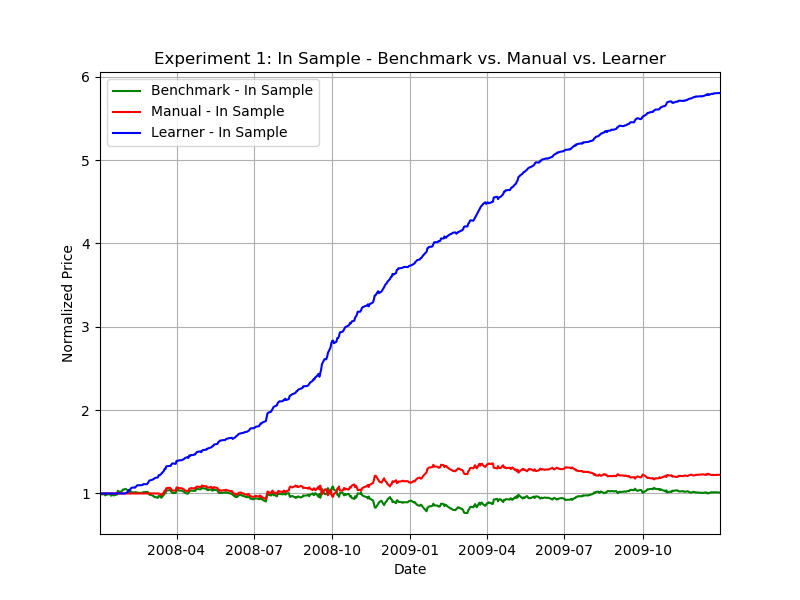

The Python source for this figure:
import datetime as dt
import pandas as pd
from util import get_data, plot_data
import marketsimcode as ms
import matplotlib.pyplot as plt
import ManualStrategy as ml
import StrategyLearner as sl
import random as rand

def author():
    return 'ccortvriendt3'

def plot_graph(df_bench, df_manual, df_learner, x_label, y_label, file, line_one, line_two, line_three, title):
    # graph title
    plt.title(title)

    # plot line
    plt.plot(df_bench, label=line_one, color='g')
    plt.plot(df_manual, label=line_two, color='r')
    plt.plot(df_learner, label=line_three, color='b')

    # create labels
    plt.xlabel(x_label)
    plt.ylabel(y_label)

    # set x bounds
    plt.xlim(df_bench.index.min(), df_bench.index.max())

    # plot grid
    plt.grid()

    # plot legend
    plt.legend()

    plt.savefig(file)
    plt.clf()

def compute_benchmark_portfolio(symbol, sd, ed, commission, impact):
    # create benchmark dataframe
    symbol_list = [symbol]
    df_bench = get_data(symbol_list, pd.date_range(sd, ed), addSPY=False)
    df_bench.dropna(axis=0, how='any', inplace=True)
    df_bench.index.rename('Date', inplace=True)
    df_bench.ix[:, 0] = 0
    df_bench.ix[0, 0] = 1000
    sd = (df_bench.index[0])
    ed = (df_bench.index[-1])

    # compute benchmark portval
    df_bench_pv = ms.compute_portvals(df_bench, start_date=sd, end_date=ed, commission=commission, impact=impact,
                                      symbol=symbol)
    return df_bench_pv


def other_stats(portval, start_date, end_date, fund):
    df_daily_returns = portval.copy()
    df_daily_returns[1:] = (portval[1:] / portval[:-1].values) - 1
    df_daily_returns = df_daily_returns.ix[1:]

    df_cum_returns = (portval[-1] / portval[0]) - 1
    std_daily_returns = df_daily_returns.std(axis=0)
    avg_daily_returns = df_daily_returns.mean(axis=0)

    print('- - - - - - - - - - - - ' + str(fund) + ' - - - - - - - - - - - -')
    print(f"Date Range: {start_date} to {end_date}")
    # print()
    # print(f"Sharpe Ratio of Fund: {sharpe_ratio}")
    # print(f"Sharpe Ratio of SPY : {sharpe_ratio_SPY}")
    # print()
    print(f"Cumulative Return of Fund: {df_cum_returns}")
    # print(f"Cumulative Return of SPY : {cum_ret_SPY}")
    # print()
    print(f"Standard Deviation of Fund: {std_daily_returns}")
    # print(f"Standard Deviation of SPY : {std_daily_ret_SPY}")
    # print()
    print(f"Average Daily Return of Fund: {avg_daily_returns}")
    # print(f"Average Daily Return of SPY : {avg_daily_ret_SPY}")
    # print()
    print(f"Final Portfolio Value: {portval[-1]}")

def complete_experiment():
    rand.seed(1)
    symbol = 'JPM'
    start_date_in = dt.date(2008, 1, 1)
    end_date_in = dt.date(2009, 12, 31)

    out_start = dt.date(2010, 1, 1)
    out_end = dt.date(2011, 12, 31)

    # starting cash
    sv = 100000

    # commission
    commission = 9.95

    # impact
    impact = .005

    # create manual strategy object
    manual_strategy = ml.ManualStrategy()

    # create strategy learner object
    learner = sl.StrategyLearner(verbose=False, impact=impact, commission=commission)

    # compute in sample benchmark
    df_bench_pv_in = compute_benchmark_portfolio(symbol, start_date_in, end_date_in, commission, impact)

    # compute in sample manual strategy
    df_manual_pv_in = manual_strategy.testPolicy(symbol=symbol, sd=start_date_in, ed=end_date_in, sv=sv)
    df_manual_pv_in = ms.compute_portvals(df_manual_pv_in, start_date=start_date_in, end_date=end_date_in,
                                          commission=commission, impact=impact, symbol=symbol)

    # train learner and calculate portval of insample
    learner.add_evidence(symbol=symbol, sd=start_date_in, ed=end_date_in, sv=sv)
    df_learner_trades_in = learner.testPolicy(symbol=symbol, sd=start_date_in, ed=end_date_in, sv=sv)
    df_learner_pv_in = ms.compute_portvals(df_learner_trades_in, start_date=start_date_in, end_date=end_date_in,
                                           commission=commission, impact=impact, symbol=symbol)



    df_manual_pv_out = manual_strategy.testPolicy(symbol=symbol, sd=out_start, ed=out_end, sv=sv)
    df_manual_pv_out = ms.compute_portvals(df_manual_pv_out, start_date=out_start, end_date=out_end,
                                          commission=commission, impact=impact, symbol=symbol)

    df_bench_pv_out = compute_benchmark_portfolio(symbol, out_start, out_end, commission, impact)

    df_learner_trades_out = learner.testPolicy(symbol=symbol, sd=out_start, ed=out_end, sv=sv)
    df_learner_pv_out = ms.compute_portvals(df_learner_trades_out, start_date=out_start, end_date=out_end,
                                           commission=commission, impact=impact, symbol=symbol)

    # graph bench vs manual
    title = 'Experiment 1: In Sample - Benchmark vs. Manual vs. Learner'
    x_label = 'Date'
    y_label = 'Normalized Price'
    file = 'experiment1.png'
    line_one = 'Benchmark - In Sample'
    line_two = 'Manual - In Sample'
    line_three = 'Learner - In Sample'
    plot_graph(df_bench_pv_in, df_manual_pv_in, df_learner_pv_in, x_label, y_label, file, line_one, line_two, line_three, title)

    # graph bench vs manual for out sample
    title = 'Experiment 1: Out Sample - Benchmark vs. Manual vs. Learner'
    x_label = 'Date'
    y_label = 'Normalized Price'
    file = 'experiment1_out.png'
    line_one = 'Benchmark - Out Sample'
    line_two = 'Manual - Out Sample'
    line_three = 'Learner - Out Sample'
    plot_graph(df_bench_pv_out, df_manual_pv_out, df_learner_pv_out, x_label, y_label, file, line_one, line_two, line_three, title)

    print('* * * * * * * * * * * * EXPERIMENT ONE * * * * * * * * * * * * ')
    other_stats(df_bench_pv_in, start_date_in, end_date_in, 'BENCHMARK PORTFOLIO - IN SAMPLE')
    other_stats(df_manual_pv_in, start_date_in, end_date_in, 'MANUAL PORTFOLIO - IN SAMPLE')
    other_stats(df_learner_pv_in, start_date_in, end_date_in, 'LEARNER PORTFOLIO - IN SAMPLE')
    print('* * * * * * * * * * * * * * * * * * * * * * * * * * * * * * * * * * * * * * * ')